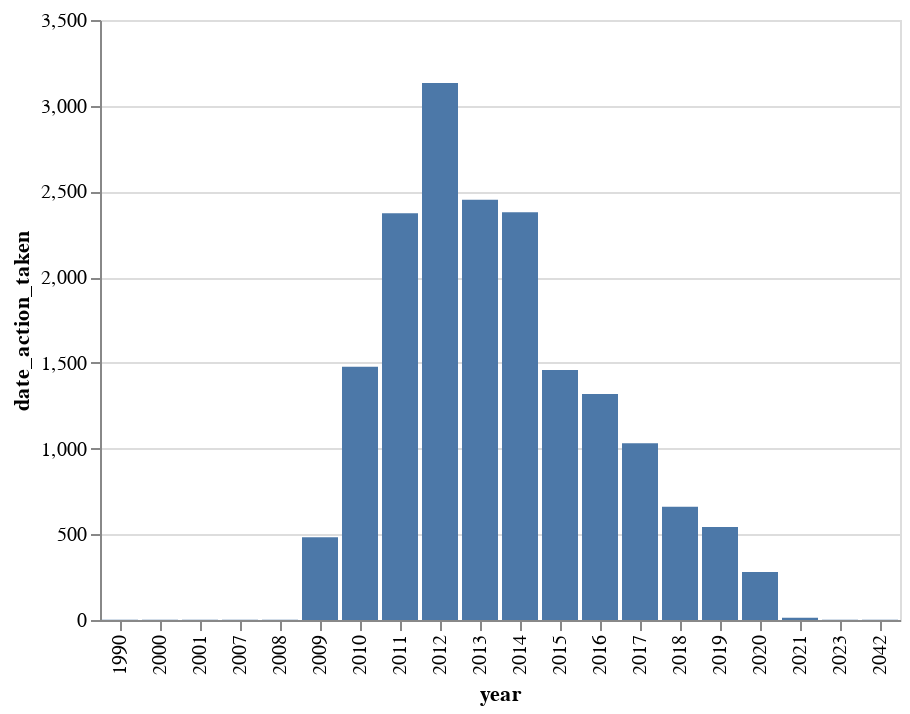

Notebook code for this chart:
### Markdown cell above
The missing dates don't seem to be evenly distributed. There is a clear pattern to the data that we do have.

### Code cell
actions_taken = discipline_df.date_action_taken.copy()

data = actions_taken.apply(
    lambda x: x.year
).value_counts().reset_index().rename(columns={'index':'year'})

alt.Chart(data).mark_bar().encode(
    x='year:O',
    y='date_action_taken'
)

### Figure 1 — Vega-Lite specification as saved in the notebook (floating-point values rounded to 4 significant figures)
{"config": {"view": {"continuousWidth": 400, "continuousHeight": 300}}, "data": {"name": "data-7c358fda182f935490a25d4b02a93262"}, "mark": "bar", "encoding": {"x": {"type": "ordinal", "field": "year"}, "y": {"type": "quantitative", "field": "date_action_taken"}}, "$schema": "https://vega.github.io/schema/vega-lite/v4.8.1.json", "datasets": {"data-7c358fda182f935490a25d4b02a93262": [{"year": 2012.0, "date_action_taken": 3133}, {"year": 2013.0, "date_action_taken": 2452}, {"year": 2014.0, "date_action_taken": 2378}, {"year": 2011.0, "date_action_taken": 2373}, {"year": 2010.0, "date_action_taken": 1478}, {"year": 2015.0, "date_action_taken": 1458}, {"year": 2016.0, "date_action_taken": 1318}, {"year": 2017.0, "date_action_taken": 1031}, {"year": 2018.0, "date_action_taken": 661}, {"year": 2019.0, "date_action_taken": 543}, {"year": 2009.0, "date_action_taken": 483}, {"year": 2020.0, "date_action_taken": 280}, {"year": 2021.0, "date_action_taken": 13}, {"year": 1990.0, "date_action_taken": 2}, {"year": 2042.0, "date_action_taken": 2}, {"year": 2023.0, "date_action_taken": 1}, {"year": 2008.0, "date_action_taken": 1}, {"year": 2000.0, "date_action_taken": 1}, {"year": 2001.0, "date_action_taken": 1}, {"year": 2007.0, "date_action_taken": 1}]}}
